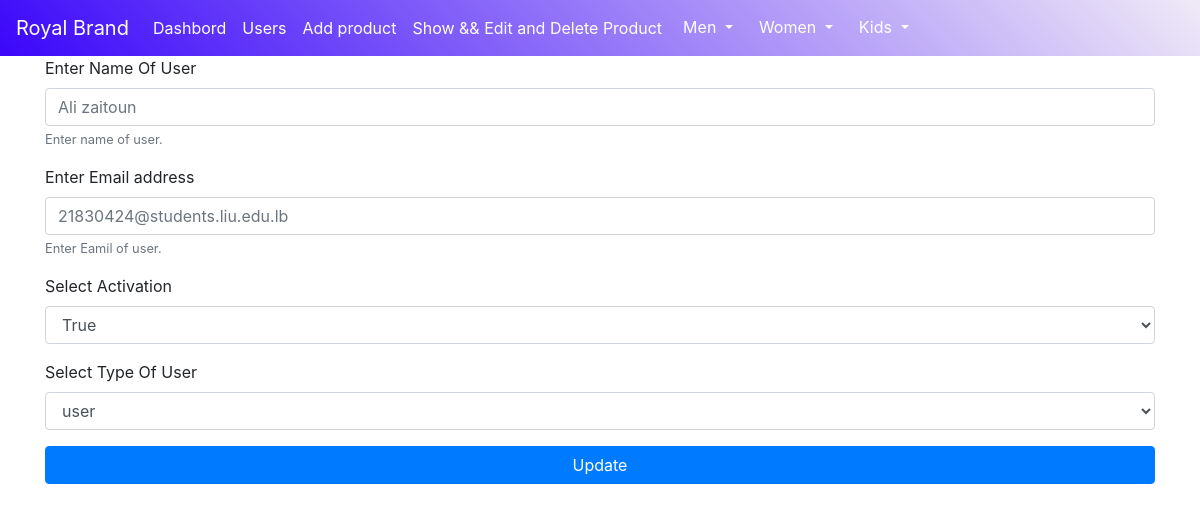
The app's page /admin/editUser.php?getemail=21830424@students.liu.edu.lb, older data.
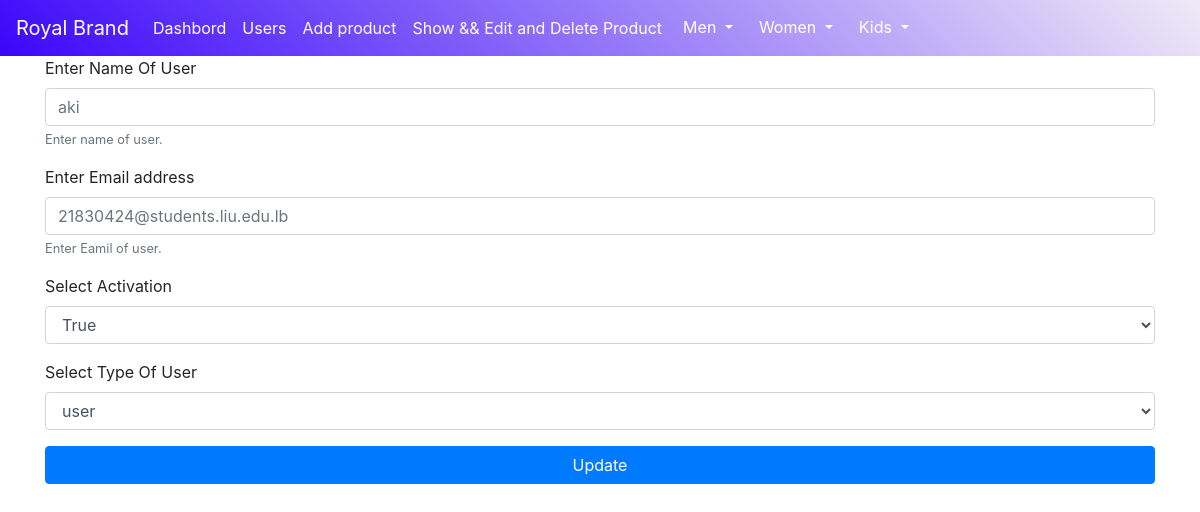
The same page, newer data.
### tables this page shows
CREATE TABLE `loginpage` (
  `name` varchar(255) NOT NULL,
  `email` varchar(255) NOT NULL,
  `password` varchar(255) NOT NULL,
  `typeofuser` varchar(255) NOT NULL,
  `activated` tinyint(1) NOT NULL,
  `security_cod` text NOT NULL,
  `fileName` varchar(255) NOT NULL,
  `fileSize` double NOT NULL,
  `fileLocation` varchar(255) NOT NULL,
  `fileType` varchar(255) NOT NULL
);

### admin/editUser.php (the view, shortened to what this page needs)
<?php
require '../db.php';
if(isset($_GET['getemail'])){
    $editUser=$database->prepare("SELECT * from loginpage WHERE email=:email");
    $editUser->bindParam("email",$_GET['getemail']);
    $editUser->execute();
    $editUser1=$editUser->fetchObject();
}
?>
<!doctype html>
<html lang="en">
  <head>
    <link rel="stylesheet" href="https://stackpath.bootstrapcdn.com/bootstrap/4.3.1/css/bootstrap.min.css">
  </head>
  <body>
  <nav class="navbar navbar-expand-lg navbar-light bg-light " style="background-image:linear-gradient(45deg, #3b06fa 0%, #f0eaf7 100%)">
  <a class="navbar-brand text-white" href="#" >Royal Brand</a>
  <div class="collapse navbar-collapse" id="navbarSupportedContent">
    <ul class="navbar-nav mr-auto">
      <li class="nav-item active">
      <a class="nav-link text-white" href="dashbord.php">Dashbord </a>
      </li>
      <li class="nav-item">
        <a class="nav-link text-white" href="Users.php">Users</a>
      </li>
      <li class="nav-item">
        <a class="nav-link text-white" href="AddProduct.php">Add product</a>
      </li>
      <li class="nav-item">
        <a class="nav-link text-white" href="edit and delete product admin.php">Show && Edit and Delete Product</a>
      </li>
<div class="dropdown">
  <button class="btn dropdown-toggle text-white" type="button" id="dropdownMenuButton2" data-toggle="dropdown" aria-expanded="false">
    Men
  </button>
</div>
<div class="dropdown">
  <button class="btn  dropdown-toggle text-white" type="button" id="dropdownMenuButton1" data-toggle="dropdown" aria-expanded="false">
    Women
  </button>
</div>
<div class="dropdown">
  <button class="btn  dropdown-toggle text-white" type="button" id="dropdownMenuButton" data-toggle="dropdown" aria-expanded="false">
    Kids
  </button>
</div>
    </ul>
  </div>
</nav>
     <div class="container">
  <form method="post">
  <div class="form-group">
    <label for="exampleInputText">Enter Name Of User</label>
    <input type="text" name="NameUser" class="form-control" placeholder="<?php echo $editUser1->name?>" id="exampleInputText" aria-describedby="Name" placeholder="Enter Name">
    <small id="Name" class="form-text text-muted">Enter name of user.</small>
  </div>
  <div class="form-group">
    <label for="exampleInputEmail1">Enter Email address</label>
    <input type="email" name="emailUser" placeholder="<?php echo $editUser1->email?>" class="form-control" id="exampleInputEmail1" aria-describedby="emailHelp" placeholder="Enter email">
    <small id="emailHelp" class="form-text text-muted">Enter Eamil of user.</small>
  </div>
  <div class="form-group">
    <label for="exampleFormControlSelect1">Select Activation</label>
    <select class="form-control" id="exampleFormControlSelect1" name="activeUser">
        <option selected hidden><?php if($editUser1->activated =='1'){
        echo'True';
       }else{
        echo'False';
       } ?></option>
    </select>
  </div>
  <div class="form-group">
    <label for="exampleFormControlSelect2">Select Type Of User</label>
    <select class="form-control" id="exampleFormControlSelect2" name="typeofuser">
        <option selected hidden><?php echo $editUser1->typeofuser ?></option>
    </select>
  </div>
  <button type="submit" class="btn btn-primary w-100" name="update">Update</button>
  </form>
  </div>
  </body>
</html>

Row changes from the older to the newer data that the page shows:
changed loginpage "21830424@students.liu.edu.lb": NameUser "Ali zaitoun" → "aki"
